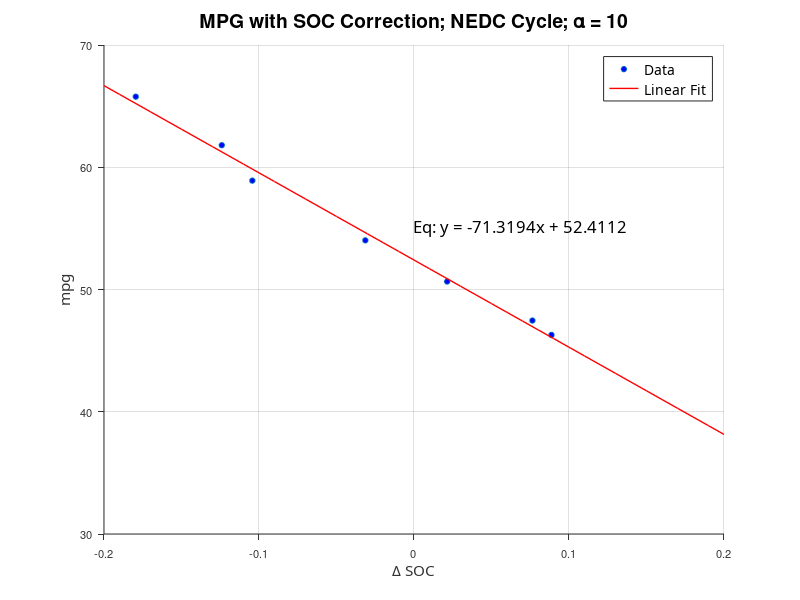
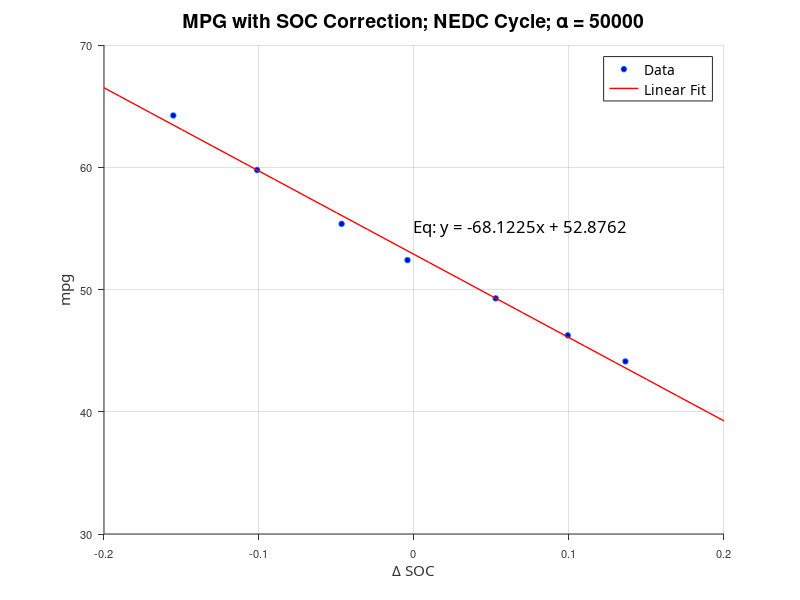
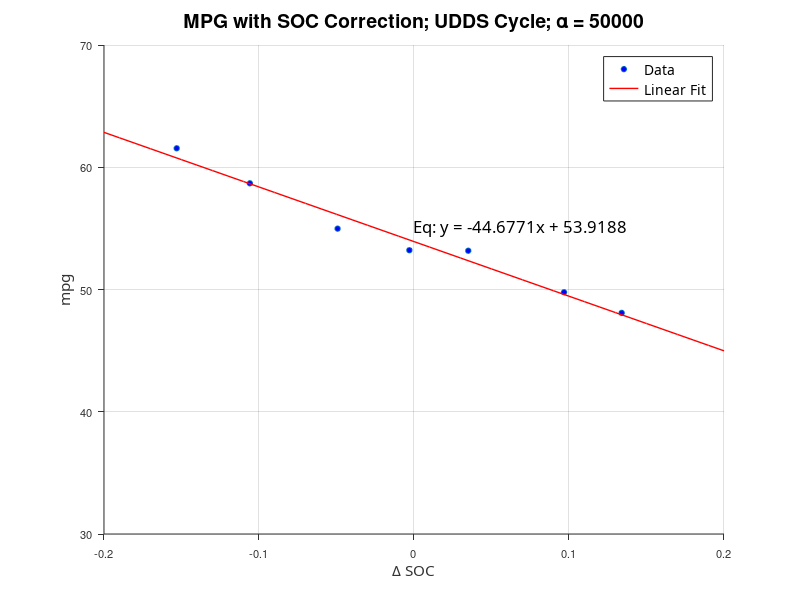
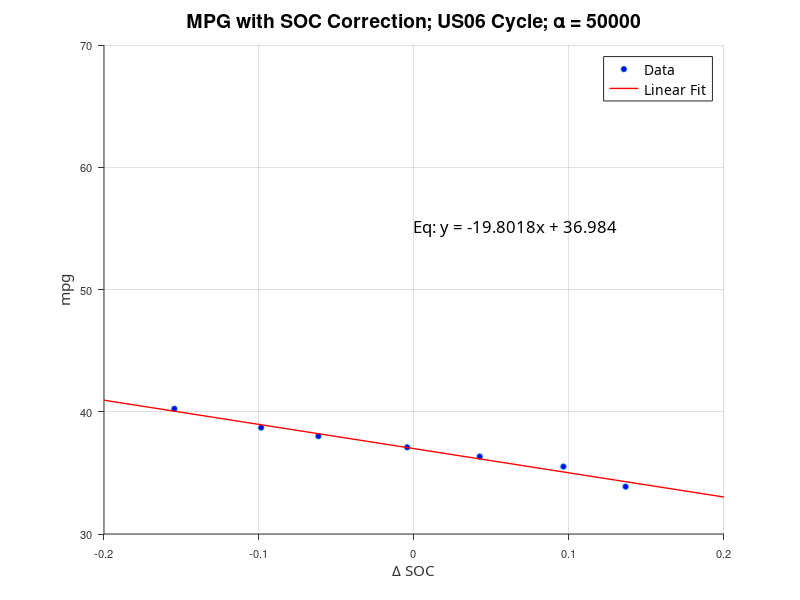

Recreate these plots in MATLAB, in order.
%% soc correction
%% cases:
%%  1.NEDC cycle, alpha = 10
%%  2.NEDC cycle, alpha = 50000
%%  3.UDDS cycle, alpha = 50000
%%  4.US06 cycle, alpha = 50000

clear all
close all
clc
format compact


%% ================================================================== %%
%% full NEDC cycle, alpha = 10 (alpha = 1 ~ 1000 produces the same results)
soc_ini = [0.41     0.45     0.5      0.55     0.6      0.65     0.7];
dsoc  = [  0.0887   0.0764   0.0214  -0.0314  -0.1043  -0.1240  -0.1795];
mpg = [   46.2809  47.4607  50.6539  54.0214  58.9055  61.8066  65.7719];

figure(1); clf; hold on;
h1 = plot(dsoc, mpg, 'o', 'markerf', 'b', 'markersize', 4);
xlim([-0.2 0.2]);
ylim([30 70]);
grid on
set(gca, ...
    'fontsize'   , 8         , ...
    'TickDir'    , 'out'     , ...
    'XColor'     , [.2 .2 .2], ...
    'YColor'     , [.2 .2 .2]);
xlabel('\Delta SOC', 'FontName', 'Segoe UI Symbol', 'fontsize', 11);
ylabel('mpg', 'FontName', 'Segoe UI Symbol', 'fontsize', 11);

% linear curve fit
p = polyfit(dsoc,mpg,1);
x_range = -0.2:0.01:0.2;
y_range = x_range*p(1) + p(2);
h2 = plot(x_range, y_range, 'r', 'linewidth', 1);
text(0, 55, ['Eq: y = ', num2str(p(1)), 'x + ' num2str(p(2))], 'FontName', 'Calibri', 'fontsize', 12);

legend([h1 h2], 'Data', 'Linear Fit');
set(legend, 'fontsize', 10);
set(legend, 'FontName', 'Estrangelo Edessa');

title('MPG with SOC Correction; NEDC Cycle; \alpha = 10', 'fontsize', 14, 'color', 'k');


%% ================================================================== %%
%% full NEDC cycle, alpha = 50000
soc_ini = [0.41     0.45     0.5      0.55     0.6      0.65     0.7];
dsoc  = [  0.1364   0.0992   0.0527  -0.0042  -0.0467  -0.1012  -0.1553];
mpg = [   44.1212  46.2525  49.2771  52.4069  55.3685  59.7732  64.2354];

figure(2); clf; hold on;
h1 = plot(dsoc, mpg, 'o', 'markerf', 'b', 'markersize', 4);
xlim([-0.2 0.2]);
ylim([30 70]);
grid on
set(gca, ...
    'fontsize'   , 8         , ...
    'TickDir'    , 'out'     , ...
    'XColor'     , [.2 .2 .2], ...
    'YColor'     , [.2 .2 .2]);
xlabel('\Delta SOC', 'FontName', 'Segoe UI Symbol', 'fontsize', 11);
ylabel('mpg', 'FontName', 'Segoe UI Symbol', 'fontsize', 11);

% linear curve fit
p = polyfit(dsoc,mpg,1);
x_range = -0.2:0.01:0.2;
y_range = x_range*p(1) + p(2);
h2 = plot(x_range, y_range, 'r', 'linewidth', 1);
text(0, 55, ['Eq: y = ', num2str(p(1)), 'x + ' num2str(p(2))], 'FontName', 'Calibri', 'fontsize', 12);

legend([h1 h2], 'Data', 'Linear Fit');
set(legend, 'fontsize', 10);
set(legend, 'FontName', 'Estrangelo Edessa');

title('MPG with SOC Correction; NEDC Cycle; \alpha = 50000', 'fontsize', 14, 'color', 'k');

% export_fig NEDC_mpg_a50000 -painters


%% ================================================================== %%
%% UDDS cycle, alpha = 50000
soc_ini = [0.41     0.45     0.5      0.55     0.6      0.65     0.7];
dsoc  = [  0.1340   0.0968   0.0350  -0.0030  -0.0493  -0.1059  -0.1531];
mpg = [   48.0838  49.7781  53.1696  53.2151  54.9770  58.6879  61.5530];

figure(3); clf; hold on;
h1 = plot(dsoc, mpg, 'o', 'markerf', 'b', 'markersize', 4);
xlim([-0.2 0.2]);
ylim([30 70]);
grid on
set(gca, ...
    'fontsize'   , 8         , ...
    'TickDir'    , 'out'     , ...
    'XColor'     , [.2 .2 .2], ...
    'YColor'     , [.2 .2 .2]);
xlabel('\Delta SOC', 'FontName', 'Segoe UI Symbol', 'fontsize', 11);
ylabel('mpg', 'FontName', 'Segoe UI Symbol', 'fontsize', 11);

% linear curve fit
p = polyfit(dsoc,mpg,1);
x_range = -0.2:0.01:0.2;
y_range = x_range*p(1) + p(2);
h2 = plot(x_range, y_range, 'r', 'linewidth', 1);
text(0, 55, ['Eq: y = ', num2str(p(1)), 'x + ' num2str(p(2))], 'FontName', 'Calibri', 'fontsize', 12);

legend([h1 h2], 'Data', 'Linear Fit');
set(legend, 'fontsize', 10);
set(legend, 'FontName', 'Estrangelo Edessa');

title('MPG with SOC Correction; UDDS Cycle; \alpha = 50000', 'fontsize', 14, 'color', 'k');

% export_fig UDDS_mpg -painters


%% ================================================================== %%
%% US06 cycle, alpha = 50000
soc_ini = [0.41     0.45     0.5      0.55     0.6      0.65     0.7];
dsoc  = [  0.1365   0.0964   0.0424  -0.0044  -0.0617  -0.0986  -0.1546];
mpg = [   33.8712  35.5141  36.3359  37.0915  38.0073  38.7006  40.2388];

figure(4); clf; hold on;
h1 = plot(dsoc, mpg, 'o', 'markerf', 'b', 'markersize', 4);
xlim([-0.2 0.2]);
ylim([30 70]);
grid on
set(gca, ...
    'fontsize'   , 8         , ...
    'TickDir'    , 'out'     , ...
    'XColor'     , [.2 .2 .2], ...
    'YColor'     , [.2 .2 .2]);
xlabel('\Delta SOC', 'FontName', 'Segoe UI Symbol', 'fontsize', 11);
ylabel('mpg', 'FontName', 'Segoe UI Symbol', 'fontsize', 11);

% linear curve fit
p = polyfit(dsoc,mpg,1);
x_range = -0.2:0.01:0.2;
y_range = x_range*p(1) + p(2);
h2 = plot(x_range, y_range, 'r', 'linewidth', 1);
text(0, 55, ['Eq: y = ', num2str(p(1)), 'x + ' num2str(p(2))], 'FontName', 'Calibri', 'fontsize', 12);

legend([h1 h2], 'Data', 'Linear Fit');
set(legend, 'fontsize', 10);
set(legend, 'FontName', 'Estrangelo Edessa');

title('MPG with SOC Correction; US06 Cycle; \alpha = 50000', 'fontsize', 14, 'color', 'k');

% export_fig US06_mpg -painters

